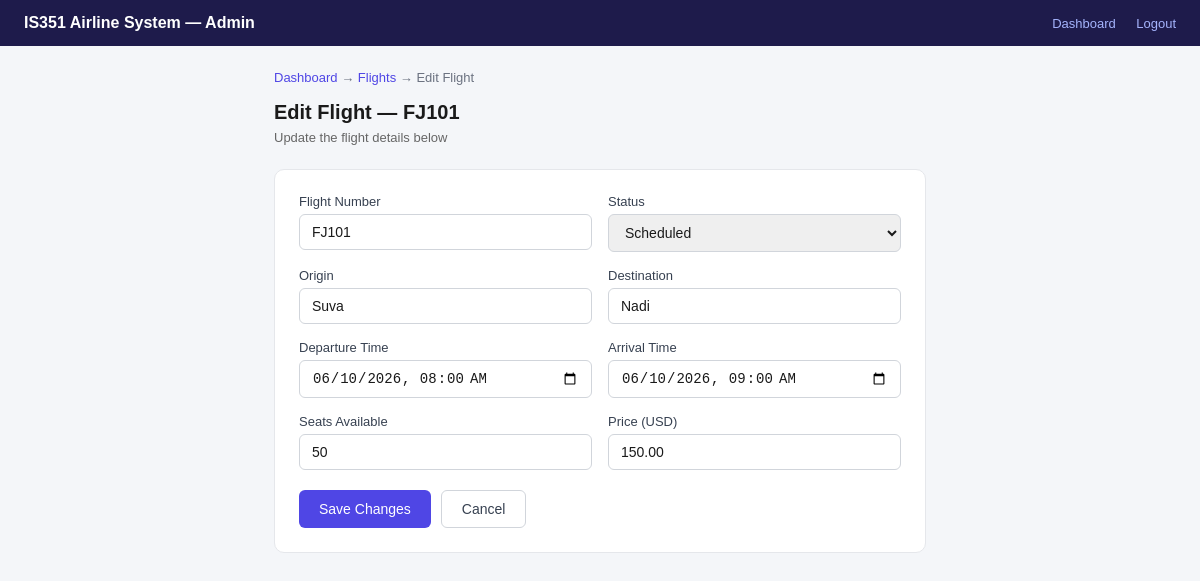
Page /admin/flight-edit.php?id=1 (signed in) on the committed database.
### tables this page shows
CREATE TABLE IF NOT EXISTS flights (
    id               INT AUTO_INCREMENT PRIMARY KEY,
    flight_number    VARCHAR(20)     NOT NULL,
    origin           VARCHAR(100)    NOT NULL,
    destination      VARCHAR(100)    NOT NULL,
    departure_time   DATETIME        NOT NULL,
    arrival_time     DATETIME        NOT NULL,
    seats_available  INT             NOT NULL DEFAULT 0,
    price            DECIMAL(10,2)   NOT NULL,
    status           ENUM('scheduled','departed','cancelled')
                                     NOT NULL DEFAULT 'scheduled',
    created_at       TIMESTAMP       NOT NULL DEFAULT CURRENT_TIMESTAMP,

    INDEX idx_status          (status),
    INDEX idx_departure_time  (departure_time)
);

### admin/flight-edit.php (the view, shortened to what this page needs)
<?php
require_once '../config/db.php';
$id = (int)($_GET['id'] ?? 0);
$stmt = $pdo->prepare('SELECT * FROM flights WHERE id = ?');
$stmt->execute([$id]);
$flight = $stmt->fetch();
?>
<!DOCTYPE html>
<html lang="en">
<head>
</head>
<body>
<div class="navbar">
    <h1>IS351 Airline System — Admin</h1>
    <div>
        <a href="dashboard.php">Dashboard</a>
        <a href="../logout.php">Logout</a>
    </div>
</div>
<div class="container">
    <div class="breadcrumb"><a href="dashboard.php">Dashboard</a> → <a href="flights-list.php">Flights</a> → Edit Flight</div>
    <div class="page-title">Edit Flight — <?= htmlspecialchars($flight['flight_number'], ENT_QUOTES, 'UTF-8') ?></div>
    <div class="sub">Update the flight details below</div>
    <div class="card">
        <form method="POST" action="flight-edit.php?id=<?= $id ?>">
            <div class="form-grid">
                <div class="form-group">
                    <label for="flight_number">Flight Number</label>
                    <input type="text" id="flight_number" name="flight_number"
                           value="<?= htmlspecialchars($flight['flight_number'], ENT_QUOTES, 'UTF-8') ?>" required>
                </div>
                <div class="form-group">
                    <label for="status">Status</label>
                    <select id="status" name="status">
                        <option value="scheduled" <?= $flight['status'] === 'scheduled' ? 'selected' : '' ?>>Scheduled</option>
                    </select>
                </div>
                <div class="form-group">
                    <label for="origin">Origin</label>
                    <input type="text" id="origin" name="origin"
                           value="<?= htmlspecialchars($flight['origin'], ENT_QUOTES, 'UTF-8') ?>" required>
                </div>
                <div class="form-group">
                    <label for="destination">Destination</label>
                    <input type="text" id="destination" name="destination"
                           value="<?= htmlspecialchars($flight['destination'], ENT_QUOTES, 'UTF-8') ?>" required>
                </div>
                <div class="form-group">
                    <label for="departure_time">Departure Time</label>
                    <input type="datetime-local" id="departure_time" name="departure_time"
                           value="<?= htmlspecialchars(str_replace(' ', 'T', $flight['departure_time']), ENT_QUOTES, 'UTF-8') ?>" required>
                </div>
                <div class="form-group">
                    <label for="arrival_time">Arrival Time</label>
                    <input type="datetime-local" id="arrival_time" name="arrival_time"
                           value="<?= htmlspecialchars(str_replace(' ', 'T', $flight['arrival_time']), ENT_QUOTES, 'UTF-8') ?>" required>
                </div>
                <div class="form-group">
                    <label for="seats_available">Seats Available</label>
                    <input type="number" id="seats_available" name="seats_available"
                           value="<?= $flight['seats_available'] ?>" min="1" required>
                </div>
                <div class="form-group">
                    <label for="price">Price (USD)</label>
                    <input type="number" id="price" name="price"
                           value="<?= $flight['price'] ?>" min="0.01" step="0.01" required>
                </div>
            </div>
            <div class="btn-row">
                <button type="submit" class="btn btn-primary">Save Changes</button>
                <a href="flights-list.php" class="btn btn-secondary">Cancel</a>
            </div>
        </form>
    </div>
</div>
</body>
</html>

### admin/flight-edit.php (style rules this page uses)
* { box-sizing: border-box; margin: 0; padding: 0; }
body { font-family: sans-serif; background: #f4f6f9; }
.navbar { background: #1e1b4b; color: #fff; padding: 14px 24px; display: flex; align-items: center; justify-content: space-between; }
.navbar h1 { font-size: 16px; font-weight: 600; }
.navbar a { color: #a5b4fc; text-decoration: none; font-size: 13px; margin-left: 16px; }
.container { max-width: 700px; margin: 0 auto; padding: 24px; }
.breadcrumb { font-size: 13px; color: #6b7280; margin-bottom: 16px; }
.breadcrumb a { color: #4f46e5; text-decoration: none; }
.page-title { font-size: 20px; font-weight: 600; color: #1a1a1a; margin-bottom: 6px; }
.sub { font-size: 13px; color: #666; margin-bottom: 24px; }
.card { background: #fff; border: 1px solid #e5e7eb; border-radius: 10px; padding: 24px; }
.form-grid { display: grid; grid-template-columns: 1fr 1fr; gap: 16px; }
.form-group { display: flex; flex-direction: column; }
label { font-size: 13px; font-weight: 500; color: #374151; margin-bottom: 5px; }
input, select { padding: 9px 12px; border: 1px solid #d1d5db; border-radius: 6px; font-size: 14px; color: #1a1a1a; }
.btn-row { display: flex; gap: 10px; margin-top: 20px; }
.btn { padding: 10px 20px; border-radius: 6px; font-size: 14px; cursor: pointer; font-weight: 500; border: none; }
.btn-primary { background: #4f46e5; color: #fff; }
.btn-secondary { background: #fff; color: #374151; border: 1px solid #d1d5db; text-decoration: none; display: inline-flex; align-items: center; }

### rows in the picture
flights: flight_number "FJ101", status "Scheduled", origin "Suva", destination "Nadi", departure_time "06/10/2026 08:00", arrival_time "06/10/2026 09:00", seats_available "50", price "150.00"
